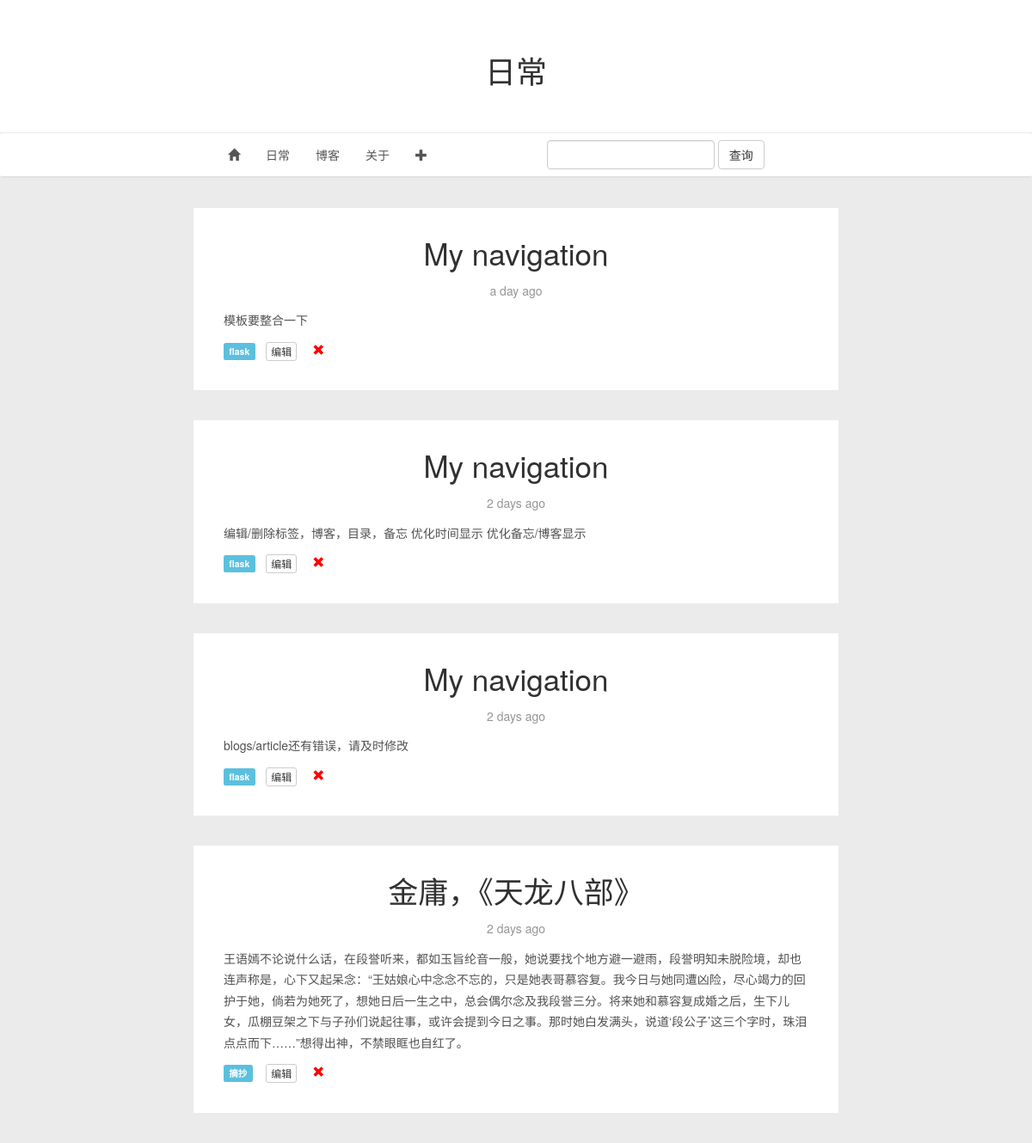
The page /daily on the database as committed earlier.
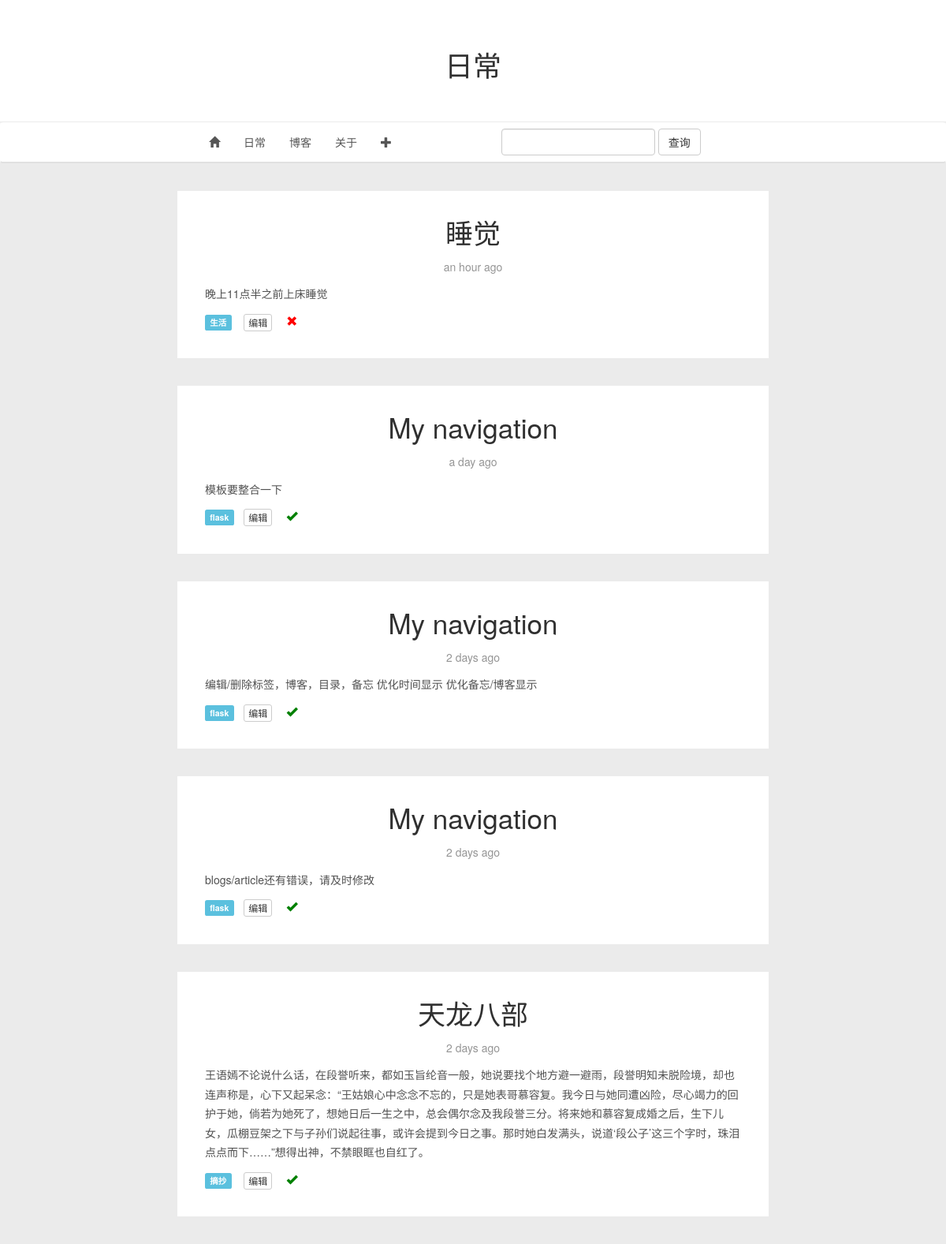
The same page on the database as committed later.
### app/models.py (models this page shows, shortened)
class Item(db.Model):
	__tablename__ = 'items'
	id = db.Column(db.Integer, primary_key = True)
	name = db.Column(db.String, index = True)
	tag_id = db.Column(db.Integer, db.ForeignKey('tags.id'))
	timestamp = db.Column(db.DateTime,index=True,default=datetime.now)
	flags = db.Column(db.SmallInteger)								   # 16 bits integer, now 0 means not abandoned 2016.03.04 12:59:26
	text = db.Column(db.Text)

class Tag(db.Model):
	__tablename__ = 'tags'
	id = db.Column(db.Integer, primary_key = True)
	name = db.Column(db.String, unique = True)
	items = db.relationship('Item', backref = 'tag')

### app/main/views.py (the view)
@main.route('/daily',methods=['GET','POST'])
def daily():
	form = QueryItemForm()
	if form.validate_on_submit():
		items = Item.query.filter_by(name=form.item_name.data).order_by(Item.timestamp.desc()).all()
		return render_template('daily.html',items=items,form=form,categories = Category.query.all())
	page = request.args.get('page',1,type=int)
	pagination = Item.query.order_by(Item.timestamp.desc()).paginate(page,per_page=current_app.config['FLASKY_POSTS_PER_PAGE'],error_out=False)
	items = pagination.items
	return render_template('daily.html',title=u"日常",items=items,form=form,pagination=pagination,categories = Category.query.all())

### app/main/forms.py
class QueryItemForm(Form):
	item_name = StringField('',\
		validators=[Required()])
	submit = SubmitField(u'查询')

### app/templates/daily.html (shortened to what this page needs)
{% extends "new_base.html" %}
{% import "bootstrap/wtf.html" as wtf %}
{%block nav%}
<li role="presentation"><a href={{url_for('main.daily')}}>日常</a></li>
<li role="presentation"><a href={{url_for('main.category',cat_id=0)}}>博客</a></li>
<li role="presentation"><a href={{url_for('main.about')}}>关于</a></li>
<li role="presentation" class="dropdown">
	<a class="dropdown-toggle" data-toggle="dropdown" role="button" aria-haspopup="true" aria-expanded="false"><span class="glyphicon glyphicon-plus" aria-hidden="true"></span></a>
</li>
<li>
	<div class="form-inline" style="padding-top:8px;padding-left:120px;">
	{{wtf.quick_form(form)}}
	</div>
</li>
{%endblock%}
{% block body %}
	{{super()}}
	{% if items %}
	{% for item in items %}
	<section class="content-wrap">
		<div class="container">
			<div class="row">
				<main class="col-md-8 col-md-offset-2 main-content">
					<article id="2" class="post tag-https">
						<header class="post-head">
							<a href={{url_for('main.item',item_id=item.id)}}><h1 class="post-title">{{ item.name }}</h1></a>
							<section class="post-meta">
							<p>{{ moment(item.timestamp).fromNow(refresh=True) }}</p>
							</section>
						</header>
						<div style="padding-bottom:10px;">
							<p>{{ item.text }}</p>
				   			<div class="row">
    							<div class="col-sm-1">
									<a href={{url_for('main.tag',tag_id=item.tag.id)}}><p><span class="label label-info">{{ item.tag.name }}</span></p></div>
								<div class="col-sm-1" style="padding-left:5px;">
									<a href={{url_for('main.edit_item',item_id=item.id)}} class="btn btn-default btn-xs" role="button">编辑</a>
								</div>
								<div class="col-sm-1" style="padding-left:0;">
									{% if item.flags %}
									<span class="glyphicon glyphicon-ok" aria-hidden="true" style="color:green"></span>
									{% else %}
									<span class="glyphicon glyphicon-remove" aria-hidden="true" style="color:red"></span>
									{% endif %}
								</div>
							</div>
						</div>
					</article>
				</main>
			</div>
		</div>
	</section>
	{% endfor %}
	{% endif %}
{% endblock %}

### app/templates/new_base.html (shortened to what this page needs)
{% extends "base.html" %}
{% import "bootstrap/wtf.html" as wtf %}
{% block head %}
	<link href={{ url_for('static',filename='new_base.css') }} rel="stylesheet">
{% endblock %}
{% block body %}
<header class="main-header">
<div class="container">
	<div class="row">
		<div class="col-sm-12"><h1>{{title}}</h1></div>
	</div>
</div>
</header>
<nav class="navbar main-navigation">
  <div class="container-fluid">
    <div class="collapse navbar-collapse" style="float:none;" id="bs-example-navbar-collapse-1">
    	<div style="margin:0 auto; width:700px;">
    		<ul class="nav navbar-nav">
				<li role="presentation"><a href={{url_for('main.index')}}><span class="glyphicon glyphicon-home" aria-hidden="true"></span></a></li>
				{%block nav%}{%endblock%}
			</ul>
		</div>
 	</div>
  </div>
</nav>
{% endblock %}

### app/templates/base.html (shortened to what this page needs)
<!DOCTYPE HTML>
<html lang="zh-CN">
<head>
  	<link href={{ url_for('static',filename='bootstrap/css/bootstrap.min.css') }} rel="stylesheet">
	{% block head %}{% endblock %}
</head>
<body>
    {% block body %}{% endblock %}
</body>
</html>

### app/static/new_base.css (style rules this page uses)
body { color:#505050; line-height:1.75em; background:#ebebeb; position:relative; font-family:"Helvetica Neue", Helvetica, Arial, "Hiragino Sans GB", "Hiragino Sans GB W3", "WenQuanYi Micro Hei", "Microsoft YaHei UI", "Microsoft YaHei", sans-serif; }
.main-header { text-align:center; padding:42px 0; background:#ffffff; }
.main-navigation { text-align:center; background:#ffffff; border-top:1px solid #ebebeb; margin-bottom:35px; border-bottom:2px solid #e1e1e1; }
.post { padding:35px; padding-bottom:15px; background:#ffffff; margin-bottom:35px; position:relative; overflow:hidden; }
.post .post-head { text-align:center; }
.post .post-head .post-title { margin:0; font-size:2.5em; line-height:1em; }
.post .post-head .post-meta { color:#959595; margin:14px 0 0px; }
h1,h2,h3,h4,h5,h6 { font-weight:400; color:#303030; }
a { color:#555; }

### app/templates/base.html (style rules this page uses)
article, aside, details, figcaption, figure, footer, header, hgroup, menu, nav, section { display: block; }

Rows that differ between the two databases and show on the page:
added Item: name "睡觉", timestamp "an hour ago", text "晚上11点半之前上床睡觉", tag.name "生活", flags 0 (drawn)
changed Item "a day ago": flags 0 → 1 (drawn)
changed Item "编辑/删除标签，博客，目录，备忘 优化时间显示 优化备忘/博客显示": flags 0 → 1 (drawn)
changed Item "blogs/article还有错误，请及时修改": flags 0 → 1 (drawn)
changed Item "摘抄": name "金庸，《天龙八部》" → "天龙八部"; flags 0 → 1 (drawn)
